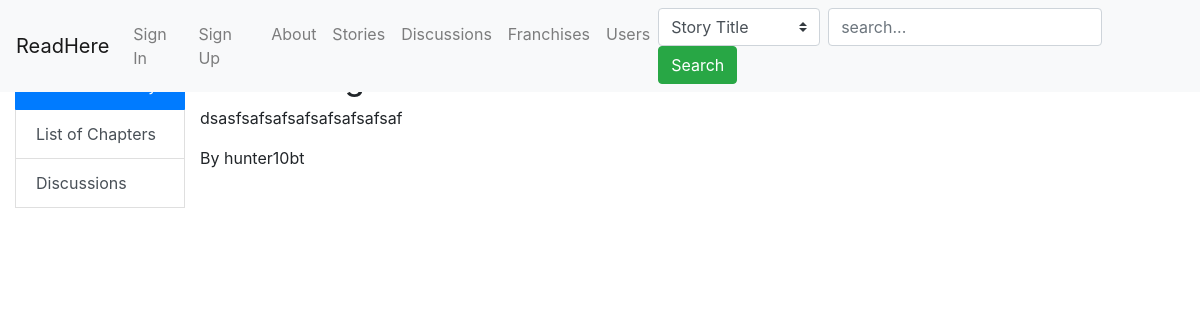
Before: /story.php?id=1 with the older database file.
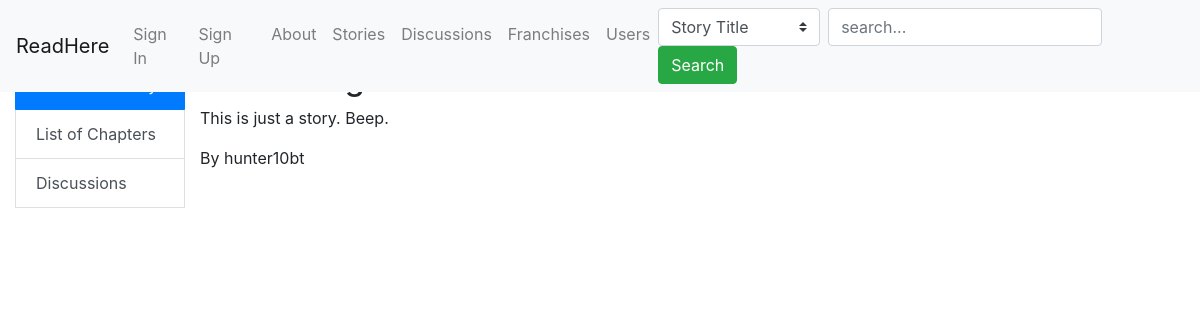
After: the same page with the newer database file.
### tables this page shows
CREATE TABLE `story` (
  `storyID` bigint(11) NOT NULL,
  `title` varchar(32) NOT NULL,
  `author` varchar(32) NOT NULL,
  `summary` varchar(256) NOT NULL,
  `dateAdded` date DEFAULT curdate(),
  `readable` tinyint(1) NOT NULL DEFAULT 1
);

### story.php (the view, shortened to what this page needs)
<?php
  include "connectdb.php";
  if(!isset($_GET['id'])){
    header("location: index.php");
  }
  else {
    $storyID = $_GET["id"];
    $info = mysqli_query($con, "SELECT `title`, `summary`, `author` FROM story WHERE storyID='$storyID' AND readable=1");
    $row = mysqli_fetch_array($info);
    if($row == null){
      header("location: index.php");
    }
    else {
      $name = $row[0];
      $summary = $row[1];
      $authorID = $row[2];
    }
  }
?>
<!DOCTYPE html>
<html lang="en">
<head>
  <link rel="stylesheet" href="https://stackpath.bootstrapcdn.com/bootstrap/4.5.0/css/bootstrap.min.css">
  <link rel="stylesheet" href="style.css">
</head>
<body>
  <nav class="navbar navbar-expand-xl navbar-light bg-light fixed-top" id="navbar">
    <a class="navbar-brand" href="index.php">ReadHere</a>
    <div class="collapse navbar-collapse" id="collapsibleNavId">
      <ul class="navbar-nav mr-auto mt-2 mt-lg-0">
        <?php
          if(!isset($_SESSION["uname"])){
            echo '<li class="nav-item">';
            echo "<a class='nav-link' href='signin.php?prevPage=story.php?id=$storyID'>Sign In</a>";
            echo '</li>';
            echo '<li class="nav-item">';
            echo "<a class='nav-link' href='signup.php?prevPage=story.php?id=$storyID'>Sign Up</a>";
            echo '</li>';
          }
        ?>
        <li class='nav-item'>
          <a class='nav-link' href='about.php'>About</a>
        </li>
        <li class='nav-item'>
          <a href='stories.php' class='nav-link'>Stories</a>
        </li>
        <li class='nav-item'>
          <a href='discussions.php' class='nav-link'>Discussions</a>
        </li>
        <li class='nav-item'>
          <a href='franchises.php' class='nav-link'>Franchises</a>
        </li>
        <li class='nav-item'>
          <a href='users.php' class='nav-link'>Users</a>
        </li>
      </ul>
      <form class="form-inline my-2 my-lg-0" action="search.php" method="GET">
        <select class="form-control mr-sm-2 custom-select" name="searchType" id="searchType">
          <option value='story'>Story Title</option>
        </select>
        <input type="text" name="searchTitle" id="searchTitle" class="form-control mr-sm-2" placeholder="search...">
        <button class='btn btn-success' type="submit">Search</button>
      </form>
    </div>
  </nav>
  <div class="container-fluid"id="container">
    <div class="row">
      <div class="col-xl-2">
        <div class="list-group" id="list-tab" role="tablist">
          <a class="list-group-item list-group-item-action active" id="list-about-list" data-toggle="list" href="#list-about" role="tab" aria-controls="about">About this Story</a>
          <?php
            echo "<a class='list-group-item list-group-item-action' id='list-chapters-list' data-toggle='list' href='#list-chapters' role='tab' aria-controls='chapters' storyID='$storyID'>List of Chapters</a>";
            echo "<a class='list-group-item list-group-item-action' id='list-discussions-list' data-toggle='list' href='#list-discussions' role='tab' aria-controls='discussions' storyID='$storyID'> Discussions </a>";
          ?>
        </div>
      </div>
      <div class="col-xl-10">
        <div class="row">
          <div class="tab-content" id="nav-tabContent">
            <div class="tab-pane fade show active" id="list-about" role="tabpanel" aria-labelledby="list-about-list">
              <?php
                echo "<h2>$name</h2>";
                echo "<p>$summary</p>";
                echo "<p>By $authorID</p>";
              ?>
            </div>
          </div>
        </div>
      </div>
    </div>
  </div>
</body>
</html>

Changed rows visible on the page:
changed story "hunter10bt": summary "dsasfsafsafsafsafsafsafsaf" → "This is just a story. Beep."
